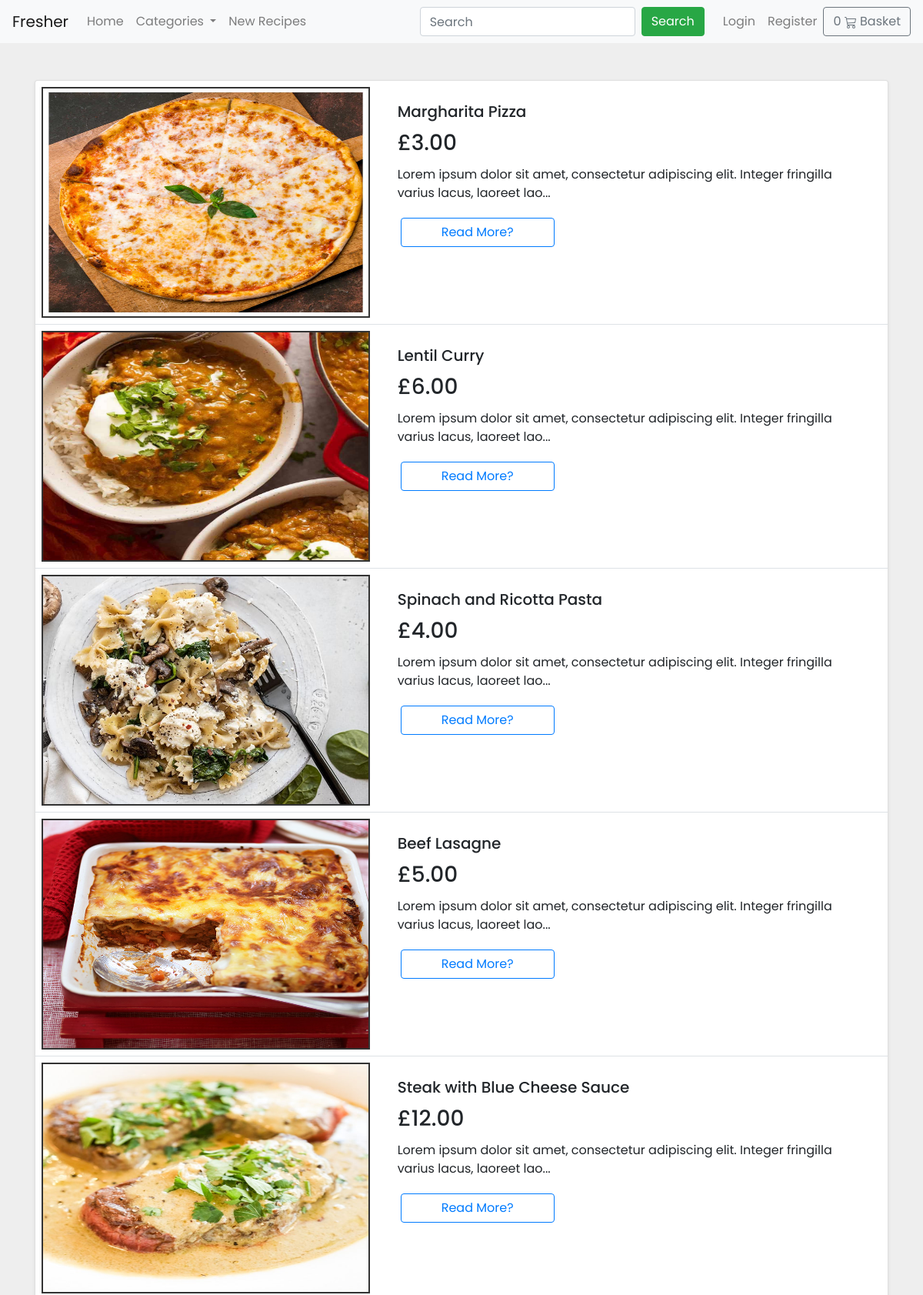
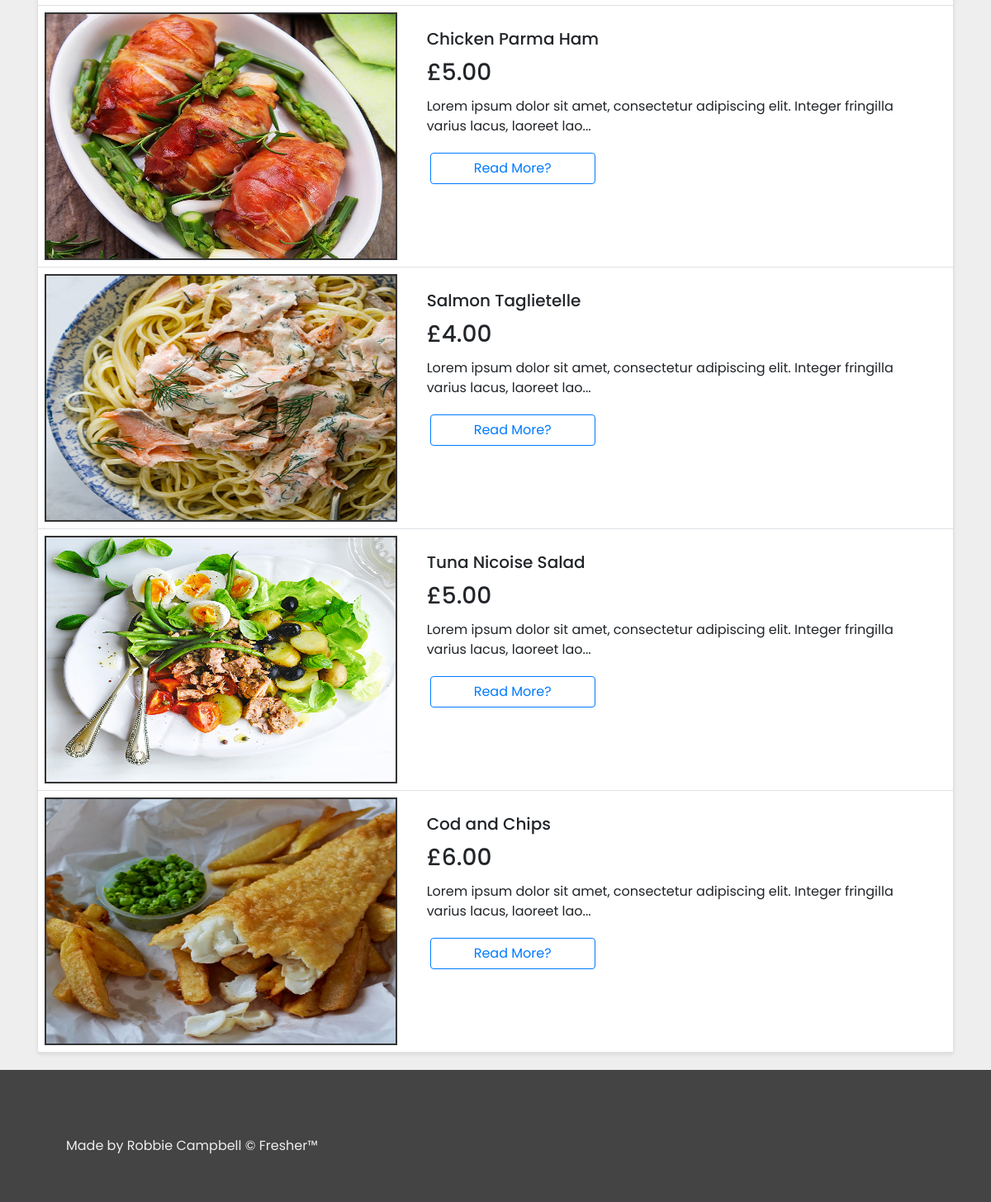
Page /recipe/list/ on the earlier database version (2 pictures, top to bottom).
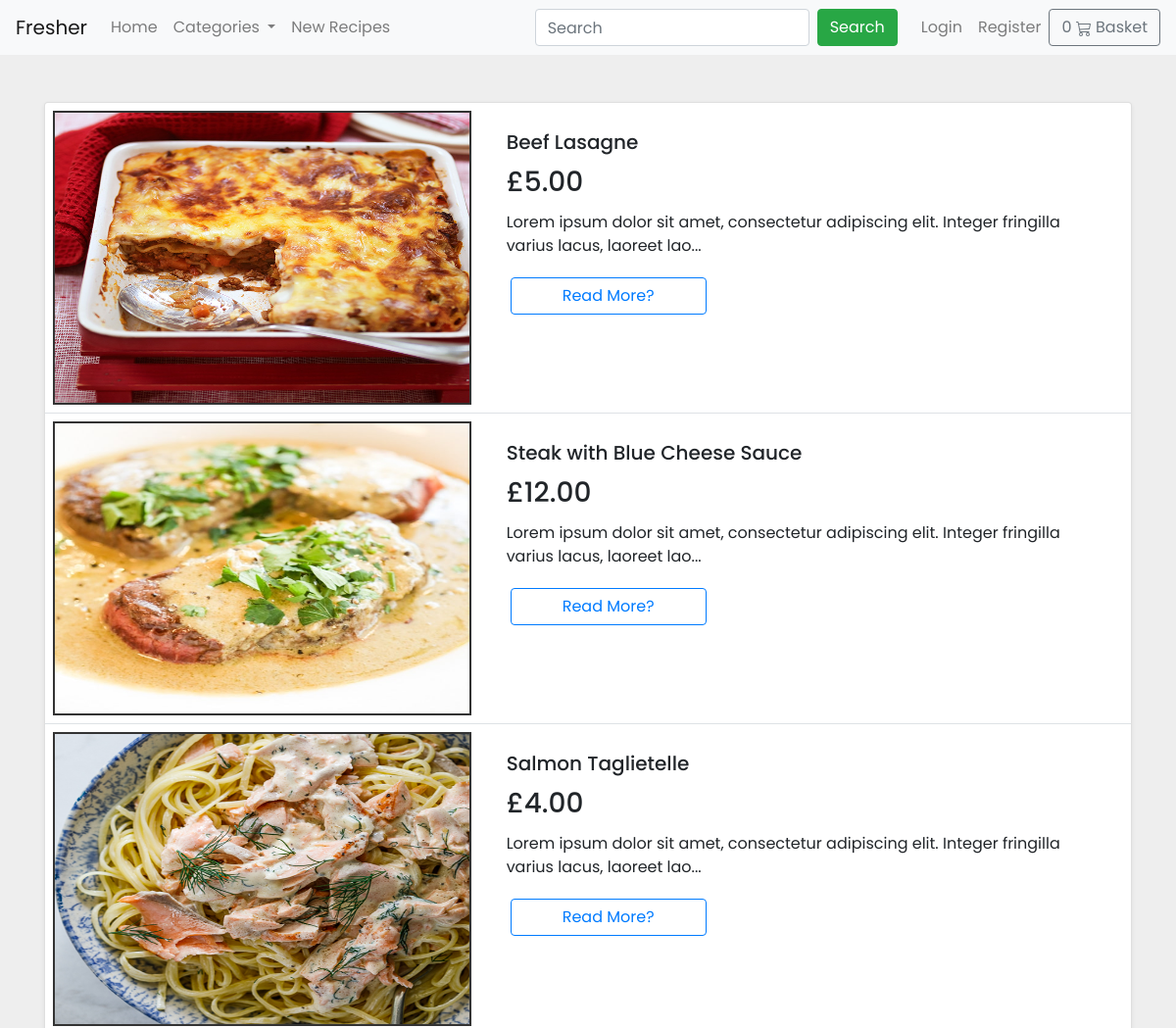
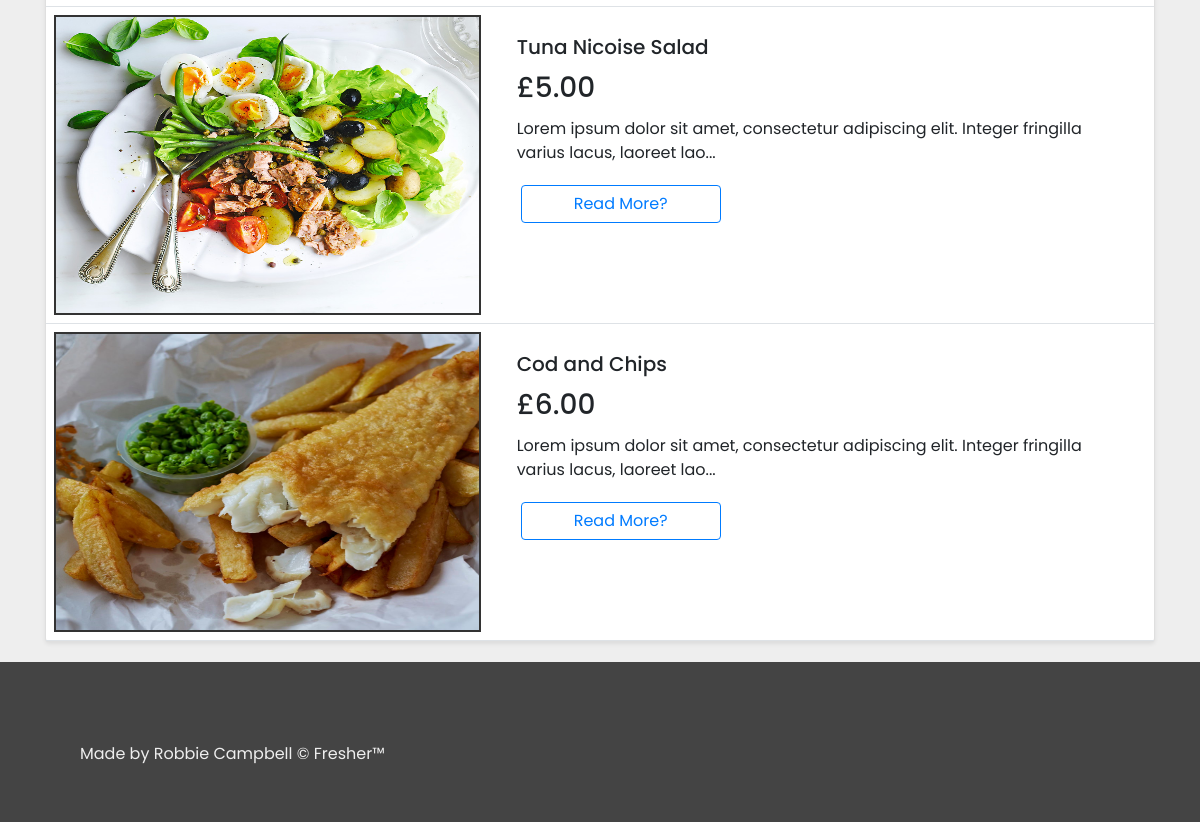
Same page on the later database version (2 pictures, top to bottom).
### recipe/models.py (models this page shows, shortened)
class Recipe(models.Model):
    title = models.CharField(max_length=100)
    image = models.ImageField(upload_to="meals/", default="default.png")
    description = models.TextField()
    price = models.DecimalField(max_digits=6, decimal_places=2)
    author = models.ForeignKey(settings.AUTH_USER_MODEL, on_delete=models.CASCADE)
    category = models.ForeignKey(Category, on_delete=models.CASCADE)
    published = models.BooleanField(default=False)
    method = models.TextField(default="blah blah blah")
    created = models.DateTimeField(auto_now_add=True)
    updated = models.DateTimeField(auto_now=True)
    def get_absolute_url(self):
        return reverse('recipe:recipe_single', args=[self.id])

### recipe/views.py (the view)
# urls.py: path('list/', views.index, name="recipe_list"),
def index(request):
    recipes = None
    if request.user.is_staff:
        recipes = Recipe.objects.all().order_by('-created')
    else:
        recipes = Recipe.objects.all().filter(published=True).order_by('-created')
    return render(request, 'recipe/list.html', {"recipes": recipes})

### basket/basket.py (called while the page is built)
    def __len__(self):
        return sum(item['qty'] for item in self.basket.values())

### basket/context_processors.py (called while the page is built)
def basket(request):
    return {'basket': Basket(request)}

### recipe/context_processors.py (called while the page is built)
def categories(request):
    categories = Category.objects.all()
    return {"categories": categories}

### recipe/models.py (called while the page is built)
    def get_absolute_url(self):
        return reverse('recipe:category', args=[self.id])

### templates/recipe/list.html (shortened to what this page needs)
{% extends 'base.html' %}
{% block content %}
{% load static %}
<div class="container">
    <div class="card mt-5 shadow-sm">
        {% for recipe in recipes %}
        <div class="d-flex border-bottom recipe">
            <div style="width:50%;" class="d-flex flex-wrap align-items-center p-2">
                <img src="{{ recipe.image.url }}"
                    style="border: 2px solid #333; width:100%; max-width:100%; max-height:300px;"
                    alt="{{ recipe.title }}">
            </div>
            <div class="card-body m-2" style="height:100%;">
                <div id="description">
                    <div>
                        <h5 class="card-title">{{ recipe.title }}</h5>
                        <h3 class="card-title">£{{ recipe.price }}</h3>
                        <p class="card-text">
                            {% if recipe.description|length > 100 %}{{ recipe.description|slice:":100" }}...{% else %}{{ recipe.description }}{% endif %}
                        </p>
                        <div style="width:200px; " style="height:100%;">
                            <a class="btn btn-outline-primary m-1 wide" href="{{ recipe.get_absolute_url }}">Read
                                More?</a>
                        </div>
                    </div>
                </div>
            </div>
        </div>
        {% endfor %}
    </div>
</div>
{% endblock content %}

### templates/base.html (shortened to what this page needs)
<!DOCTYPE HTML>
<html>
<head>
    {% load static %}
    <link rel="stylesheet" href="https://stackpath.bootstrapcdn.com/bootstrap/4.4.1/css/bootstrap.min.css"
>
    <link rel="stylesheet" type="text/css" href="{% static 'css/style.css' %}">
</head>
<div class="main-container">
    <body>
        <nav class="navbar navbar-expand-lg navbar-light bg-light">
            <a class="navbar-brand" href="{% url 'home' %}">Fresher</a>
            <div class="collapse navbar-collapse" id="navbarSupportedContent">
                <ul class="navbar-nav mr-auto">
                    <li class="nav-item">
                        <a class="nav-link" href="{% url 'home' %}">Home</a>
                    </li>
                    {% if categories %}
                    <li class="nav-item dropdown">
                        <a class="nav-link dropdown-toggle" href="#" id="navbarDropdown" role="button"
                            data-toggle="dropdown" aria-haspopup="true" aria-expanded="false">
                            Categories
                        </a>
                    </li>
                    {% endif %}
                    {% if not request.user.is_staff %}
                    <li class="nav-item">
                        <a class="nav-link {% if request.path == '/recipe/list/' %}fw-bold{% endif %}"
                            href="{% url 'recipe:recipe_list' %}">New Recipes</a>
                    </li>
                    {% endif %}
                </ul>
                <form class="form-inline my-2 my-lg-0 mr-3" action="{% url 'recipe:search_results' %}" method="get">
                    <input name="q" class="form-control mr-sm-2" style="width:280px;" type="search" placeholder="Search"
                        aria-label="Search">
                    <button class="btn btn-success my-2 my-sm-0" type="submit">Search</button>
                </form>
                <ul class="navbar-nav justify-content-end">
                    {% if request.user.is_authenticated  %}
                    <li class="nav-item">
                        <a class="nav-link" href="{% url 'account:dashboard' %}">Your Account</a>
                    </li>
                    <li class="nav-item">
                        <a class="nav-link" href="{% url 'account:logout' %}">Logout</a>
                    </li>
                    {% else %}
                    <li class="nav-item">
                        <a class="nav-link" href="{% url 'account:login' %}">Login</a>
                    </li>
                    <li class="nav-item">
                        <a class="nav-link" href="{% url 'account:register' %}">Register</a>
                    </li>
                    {% endif %}
                </ul>
            </div>
            <div class="d-flex">
                <a type="button" role="button" href="{% url 'basket:basket_summary' %}"
                    class="btn btn-outline-secondary">
                    {% with total_qty=basket|length %}
                    <div id="basket-qty" class="d-inline-flex">
                        {% if total_qty > 0 %}
                        {{ total_qty }}
                        {% else %}
                        0
                        {% endif %}
                    </div>
                    {% endwith %}
                    Basket
                </a>
            </div>
        </nav>
        {% block content %}
        {% endblock content %}
    </body>
    <footer class="mastfoot mt-auto">
        <div class="inner">
            <p>Made by Robbie Campbell © Fresher™</p>
        </div>
    </footer>
</div>
</html>

### static/css/style.css (style rules this page uses)
body { font-family: 'Poppins', sans-serif; height: 100vh; min-height:100vh; position: relative; background:#EEE; }
.wide { width:100%; }
.main-container { min-height: 100%; overflow: hidden; display: block; position: relative; padding-bottom: 180px; }
footer { position: absolute; bottom: 0; width: 100%; max-height:160px; background: #444; color: #EEE; padding:80px; }
.card-body { height: 248px; position: relative; }
#description { padding-bottom: 5px; display: flex; justify-content:space-between; align-items: right; }

Differences in the rows shown:
removed Recipe: image (picture), title "Margharita Pizza", price "3.00", description "Lorem ipsum dolor sit amet, consectetur adipiscing elit. Integer fringilla varius lacus, laoreet lao"
removed Recipe: image (picture), title "Lentil Curry", price "6.00", description "Lorem ipsum dolor sit amet, consectetur adipiscing elit. Integer fringilla varius lacus, laoreet lao"
removed Recipe: image (picture), title "Spinach and Ricotta Pasta", price "4.00", description "Lorem ipsum dolor sit amet, consectetur adipiscing elit. Integer fringilla varius lacus, laoreet lao"
removed Recipe: image (picture), title "Chicken Parma Ham", price "5.00", description "Lorem ipsum dolor sit amet, consectetur adipiscing elit. Integer fringilla varius lacus, laoreet lao"
